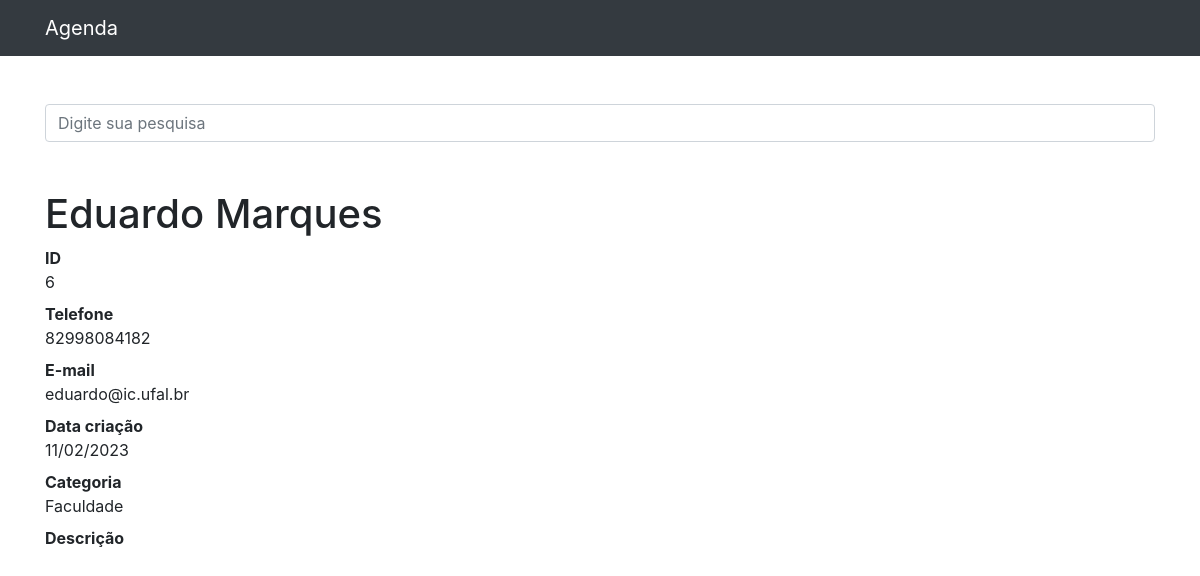
Page /6 on the committed database.
### contatos/models.py (models this page shows, shortened)
class Contato(models.Model):
    nome = models.CharField(max_length = 255)
    sobrenome = models.CharField(max_length = 255, blank=True)
    telefone = models.CharField(max_length = 255)
    email = models.CharField(max_length = 255, blank=True)
    data_criacao = models.DateTimeField(default=timezone.now)
    descricao = models.TextField(blank=True)
    categoria = models.ForeignKey(Categoria, on_delete=models.DO_NOTHING)
    mostrar = models.BooleanField(default=True)
    foto = models.ImageField(blank=True, upload_to='picture/%Y/%m/')

class Categoria(models.Model):
    nome = models.CharField(max_length=255)
    def __str__(self):
        return self.nome

### contatos/views.py (the view)
# urls.py: path('<int:contato_id>', views.ver_contato, name='ver_contato')
def ver_contato(request, contato_id):
    contato = get_object_or_404(Contato, id=contato_id)
    if not contato.mostrar:
        messages.add_message(request, messages.ERROR, 'Contato não encontrado.')
        return redirect('index')
    return render(request, 'ver_contato.html', {'contato': contato})

### contatos/templates/ver_contato.html (shortened to what this page needs)
{% extends 'base.html' %}
{% block conteudo %}
<h1 class="mt-5">{{contato.nome}} {{contato.sobrenome}}</h1>
    <dl>
        <dt>ID</dt>
        <dd>{{contato.id}}</dd>
        <dt>Telefone</dt>
        <dd>{{contato.telefone}}</dd>
        <dt>E-mail</dt>
        <dd>{{contato.email}}</dd>
        <dt>Data criação</dt>
        <dd>{{contato.data_criacao|date:'d/m/Y'}}</dd>
        <dt>Categoria</dt>
        <dd>{{contato.categoria}}</dd>
        <dt>Descrição</dt>
    </dl>
{% endblock %}

### rows in the picture
Contato: nome "Eduardo", sobrenome "Marques", id "6", telefone "82998084182", email "eduardo@ic.ufal.br", data_criacao "11/02/2023", categoria "Faculdade"
